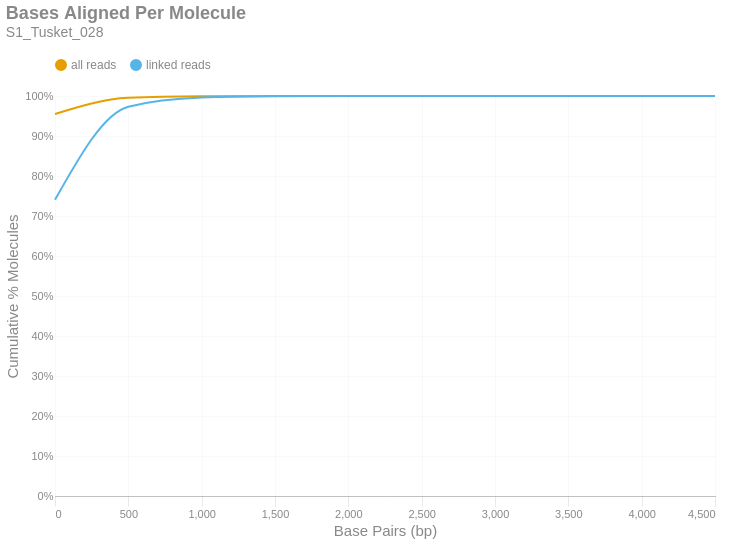

Notebook code for this chart:
### Markdown cell above
### Bases Aligned Per Molecule
This is a cumulative frequency distribution showing the number of base pairs aligned per unique molecule. These data are shown in 500 bp bins. There are two distributions: one with `all reads` (yellow) and another with only `linked reads` (blue). The percent of molecules in the `linked reads` distribution is relative to the total number of linked molecules.

### Code cell
if SKIPLR:
    print_html(f"Skipped")
else:
    binned_df = consolidated_hist(valids['aligned_bp'], mask, 500, True)
    with SafeRender(binned_df):
        (
            density_plot(binned_df, 'Bases Aligned Per Molecule', samplename, 'basesper')
            .encode(
                x=alt.X('bin:Q', title="Base Pairs (bp)").axis(tickMinStep=500).scale(padding=0),
                y=alt.Y('value:Q', title='Cumulative % Molecules')
                    .axis(format='%')
                    .scale(domain = [0,1])
                    .stack(False),
                color=alt.Color("key:N").scale(domain = ["all reads", "linked reads"]),
                tooltip = [
                    alt.Tooltip("key:N", title = "Data Type"),
                    alt.Tooltip("range_label:N", title="Bases Aligned Per Molecule"),
                    alt.Tooltip("value:Q", format = ".2%", title="% Molecules (Cum.)")
                ]
            )
        ).display()

### Figure 1 — Vega-Lite specification as saved in the notebook (floating-point values rounded to 4 significant figures)
{"width": "container", "height": 400, "config": {"title": {"anchor": "start", "dy": -15, "fontSize": 18, "color": "#888888", "subtitleColor": "#888888", "subtitleFontSize": 14}, "arc": {"fill": "#0072B2"}, "axis": {"domainColor": "#888888", "domainWidth": 0.5, "gridWidth": 0.2, "grid": false, "titleFontWeight": 400, "titleFontSize": 15, "labelFontSize": 11, "labelColor": "#888888", "tickColor": "#888888", "tickWidth": 0.2, "titleColor": "#888888"}, "axisBand": {"grid": false}, "axisX": {"grid": true, "tickSize": 10, "domainCap": "round"}, "axisY": {"domain": false, "grid": true, "tickSize": 0, "domainCap": "round"}, "background": "transparent", "header": {"labelFontSize": 15, "labelColor": "#888888", "titleFontSize": 15, "titleFontWeight": 600, "titleColor": "#888888"}, "legend": {"labelFont": "sans-serif", "labelFontSize": 12, "labelColor": "#888888", "symbolSize": 100, "symbolType": "circle", "titleFontSize": 12, "titlePadding": 10, "titleColor": "#888888", "title": null, "orient": "top"}, "range": {"category": ["#E69F00", "#56B4E9", "#009E73", "#F0E442", "#0072B2", "#D55E00", "#CC79A7", "#000000"], "diverging": ["#cfe8f3", "#a2d4ec", "#73bfe2", "#46abdb", "#1696d2", "#12719e"]}, "area": {"fill": "#0072B2", "fillOpacity": 0.7, "line": true, "strokeOpacity": 0.7}, "line": {"color": "#0072B2", "stroke": "#0072B2", "strokeWidth": 2}, "trail": {"color": "#0072B2", "stroke": "#0072B2", "strokeWidth": 0, "size": 1}, "point": {"filled": true, "fillOpacity": 1.0, "size": 95}, "text": {"color": "#888888", "fontSize": 11, "align": "right", "fontWeight": 400, "size": 11}, "bar": {"fill": "#0072B2", "stroke": null}, "view": {"stroke": null, "continuousWidth": 660, "continuousHeight": 400}}, "data": {"name": "data-807dd6247dd889240a6e50396e29c1ab"}, "mark": {"type": "line", "interpolate": "monotone", "point": {"opacity": 0, "size": 275}}, "encoding": {"color": {"field": "key", "scale": {"domain": ["all reads", "linked reads"]}, "type": "nominal"}, "tooltip": [{"field": "key", "title": "Data Type", "type": "nominal"}, {"field": "range_label", "title": "Bases Aligned Per Molecule", "type": "nominal"}, {"field": "value", "format": ".2%", "title": "% Molecules (Cum.)", "type": "quantitative"}], "x": {"axis": {"tickMinStep": 500}, "field": "bin", "scale": {"padding": 0}, "title": "Base Pairs (bp)", "type": "quantitative"}, "y": {"axis": {"format": "%"}, "field": "value", "scale": {"domain": [0, 1]}, "stack": false, "title": "Cumulative % Molecules", "type": "quantitative"}}, "params": [{"name": "param_c36ac31b6afebe62", "select": {"type": "point", "fields": ["key"]}, "bind": "legend"}], "title": {"text": "Bases Aligned Per Molecule", "subtitle": "S1_Tusket_028"}, "transform": [{"fold": ["all reads (cumsum)", "linked reads (cumsum)"]}, {"calculate": "replace(datum.key, ' (cumsum)', '')", "as": "key"}, {"filter": {"param": "param_c36ac31b6afebe62"}}], "usermeta": {"embedOptions": {"downloadFileName": "S1_Tusket_028.basesper"}}, "$schema": "https://vega.github.io/schema/vega-lite/v6.1.0.json", "datasets": {"data-807dd6247dd889240a6e50396e29c1ab": [{"bin": "0.0", "interval": "0.0-500.0", "all reads": 0.9551, "linked reads": 0.7405, "all reads (cumsum)": 0.9551, "linked reads (cumsum)": 0.7405, "range_label": "0-499"}, {"bin": "500.0", "interval": "500.0-1000.0", "all reads": 0.04031, "linked reads": 0.2327, "all reads (cumsum)": 0.9954, "linked reads (cumsum)": 0.9731, "range_label": "500-999"}, {"bin": "1000.0", "interval": "1000.0-1500.0", "all reads": 0.003928, "linked reads": 0.02296, "all reads (cumsum)": 0.9993, "linked reads (cumsum)": 0.9961, "range_label": "1000-1499"}, {"bin": "1500.0", "interval": "1500.0-2000.0", "all reads": 0.0005523, "linked reads": 0.003234, "all reads (cumsum)": 0.9999, "linked reads (cumsum)": 0.9993, "range_label": "1500-1999"}, {"bin": "2000.0", "interval": "2000.0-2500.0", "all reads": 9.042e-05, "linked reads": 0.0005297, "all reads (cumsum)": 1.0, "linked reads (cumsum)": 0.9999, "range_label": "2000-2499"}, {"bin": "2500.0", "interval": "2500.0-3000.0", "all reads": 1.697e-05, "linked reads": 9.94e-05, "all reads (cumsum)": 1.0, "linked reads (cumsum)": 1.0, "range_label": "2500-2999"}, {"bin": "3000.0", "interval": "3000.0-3500.0", "all reads": 4.426e-06, "linked reads": 2.593e-05, "all reads (cumsum)": 1.0, "linked reads (cumsum)": 1.0, "range_label": "3000-3499"}, {"bin": "3500.0", "interval": "3500.0-4000.0", "all reads": 6.323e-07, "linked reads": 3.704e-06, "all reads (cumsum)": 1.0, "linked reads (cumsum)": 1.0, "range_label": "3500-3999"}, {"bin": "4000.0", "interval": "4000.0-4500.0", "all reads": 4.215e-07, "linked reads": 2.47e-06, "all reads (cumsum)": 1.0, "linked reads (cumsum)": 1.0, "range_label": "4000-4499"}, {"bin": "4500.0", "interval": "4500.0-5000.0", "all reads": 1.054e-07, "linked reads": 6.174e-07, "all reads (cumsum)": 1.0, "linked reads (cumsum)": 1.0, "range_label": "4500-4999"}]}}
